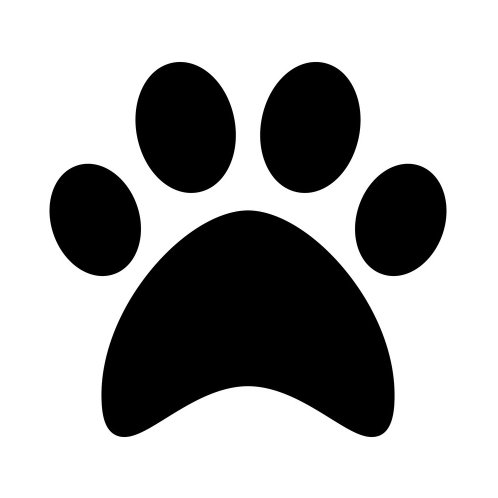
#> input picture atmega/food.jpg, 995 x 995 px (shown at 1/2 size)
$ python generate_snowflake.py
#> lines starting #> are read from the running program, lines starting #| are printed output that depends on the picture; after the words box and inside, x2 and y2 are one past the last pixel; in counts of white or black regions, pixels touching at a corner belong together
from PIL import Image
import numpy as np

def image_to_boolean_array(image_path, output_shape=(128, 64), threshold=128, output_file="output_image.bmp"):
    # Open the image and convert to grayscale
#> called with image_path = 'food.jpg', output_shape = (48, 48), threshold = 200, output_file = 'output_image.bmp'
    image = Image.open(image_path).convert("L")

    # Resize the image to the desired output shape
    image_resized = image.resize(output_shape)
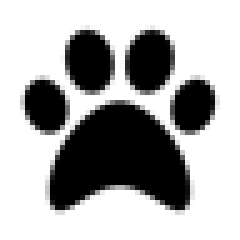
#> image_resized: PIL image 48x48 L (shown 5 times larger); min 0, max 255, mean 171

    # Apply threshold to convert the grayscale image to black and white
    image_bw = image_resized.point(lambda x: 255 if x < threshold else 0, '1')
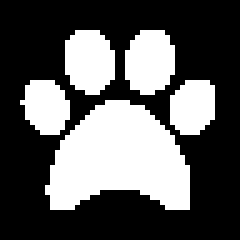
#> image_bw: PIL image 48x48 1 (shown 5 times larger); 35.5% white; 5 white regions, box (x1, y1, x2, y2) and area: (9, 20, 38, 42) 441, (13, 6, 23, 19) 106, (25, 6, 35, 19) 106, (34, 16, 43, 27) 83, (4, 16, 14, 27) 82

    # Convert the image to a NumPy array
    boolean_array = np.array(image_bw)

    # Save the resulting black-and-white image
    image_bw.save(output_file)

    # Generate formatted output for pasting into ATmega328p code
    formatted_array = []
    for row in boolean_array:
        byte = []
        for pixel in row:
            byte.append('1' if pixel else '0')
        formatted_array.append(''.join(byte))
#> this loop made 48 passes
#> after the loop, formatted_array = 48 items

    # Print formatted array for ATmega328p code
    print("const bool image_array[SPLASH_HEIGHT][SPLASH_WIDTH] PROGMEM = {{".format(output_shape[1], output_shape[0]))
    for line in formatted_array:
        print("    {" + ", ".join(line) + "},")
    print("};")

    # [12 lines of commented-out code are left out]

    return boolean_array

if __name__ == "__main__":
    # Example usage:
    image_to_boolean_array("food.jpg", output_shape=(48, 48), threshold=200, output_file="output_image.bmp")

$ run again, with atmega/caution.jpg copied over atmega/food.jpg
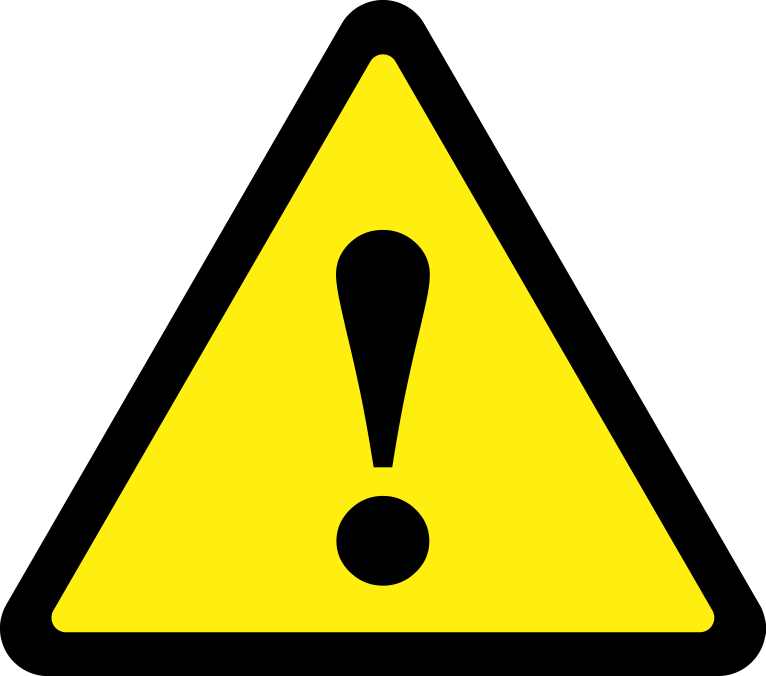
#> input picture atmega/caution.jpg, 2297 x 2028 px (shown at 1/3 size)
#> in image_to_boolean_array, `image = Image.open(image_path).convert("L")`:
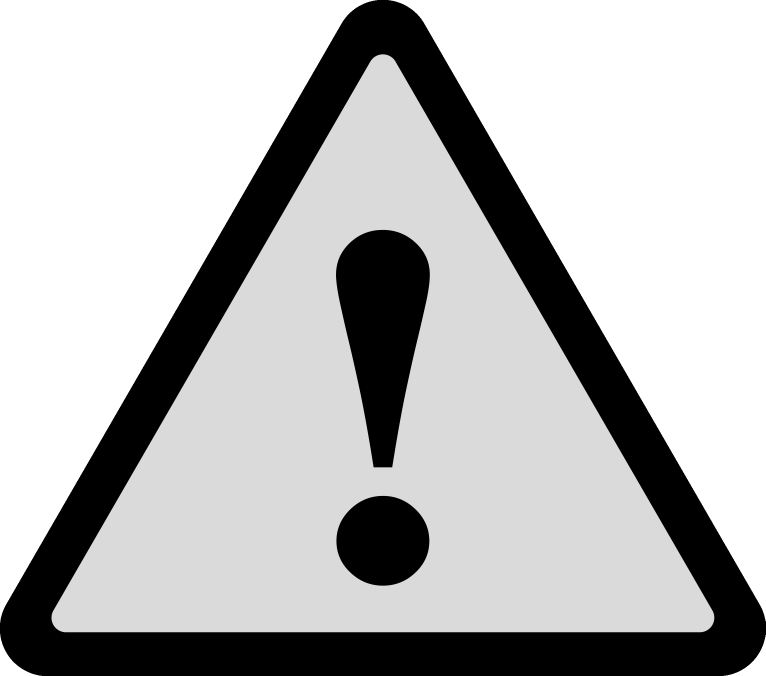
#> image: PIL image 2297x2028 L (shown at 1/3 size); min 0, max 255, mean 184.7
#> in image_to_boolean_array, `image_bw = image_resized.point(lambda x: 255 if x < threshold else 0, ..`:
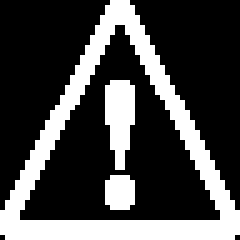
#> image_bw: PIL image 48x48 1 (shown 5 times larger); 28.3% white; 3 white regions, box (x1, y1, x2, y2) and area: (0, 0, 48, 48) 534, (21, 16, 27, 34) 80, (21, 35, 27, 42) 38
#> the loop in image_to_boolean_array, `for row in boolean_array:` made 48 passes
#> after the loop in image_to_boolean_array, `for row in boolean_array:`: formatted_array = 48 items
#> the loop in image_to_boolean_array, `for line in formatted_array:` made 48 passes
#|     {0, 0, 0, 0, 0, 0, 0, 0, 0, 0, 0, 0, 0, 0, 0, 0, 0, 0, 0, 0, 0, 0, 1, 1, 1, 1, 0, 0, 0, 0, 0, 0, 0, 0, 0, 0, 0, 0, 0, 0, 0, 0, 0, 0, 0, 0, 0, 0},
#|     {0, 0, 0, 0, 0, 0, 0, 0, 0, 0, 0, 0, 0, 0, 0, 0, 0, 0, 0, 0, 0, 1, 1, 1, 1, 1, 1, 0, 0, 0, 0, 0, 0, 0, 0, 0, 0, 0, 0, 0, 0, 0, 0, 0, 0, 0, 0, 0},
#|     {0, 0, 0, 0, 0, 0, 0, 0, 0, 0, 0, 0, 0, 0, 0, 0, 0, 0, 0, 0, 0, 1, 1, 1, 1, 1, 1, 0, 0, 0, 0, 0, 0, 0, 0, 0, 0, 0, 0, 0, 0, 0, 0, 0, 0, 0, 0, 0},
#|     {0, 0, 0, 0, 0, 0, 0, 0, 0, 0, 0, 0, 0, 0, 0, 0, 0, 0, 0, 0, 1, 1, 1, 1, 1, 1, 1, 1, 0, 0, 0, 0, 0, 0, 0, 0, 0, 0, 0, 0, 0, 0, 0, 0, 0, 0, 0, 0},
#|     {0, 0, 0, 0, 0, 0, 0, 0, 0, 0, 0, 0, 0, 0, 0, 0, 0, 0, 0, 0, 1, 1, 1, 1, 1, 1, 1, 1, 0, 0, 0, 0, 0, 0, 0, 0, 0, 0, 0, 0, 0, 0, 0, 0, 0, 0, 0, 0},
#> (further printed lines are left out)

$ run again, with atmega/snowflake.jpg copied over atmega/food.jpg
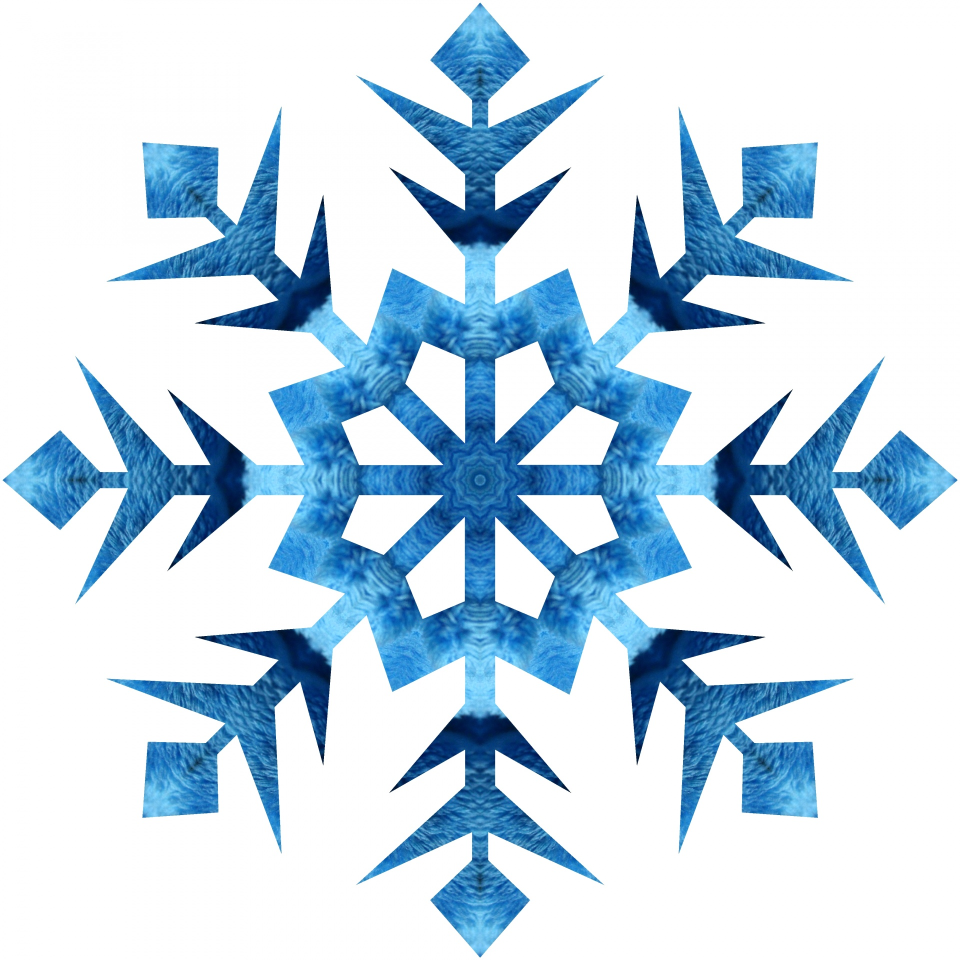
#> input picture atmega/snowflake.jpg, 1920 x 1920 px (shown at 1/2 size)
#> in image_to_boolean_array, `image = Image.open(image_path).convert("L")`:
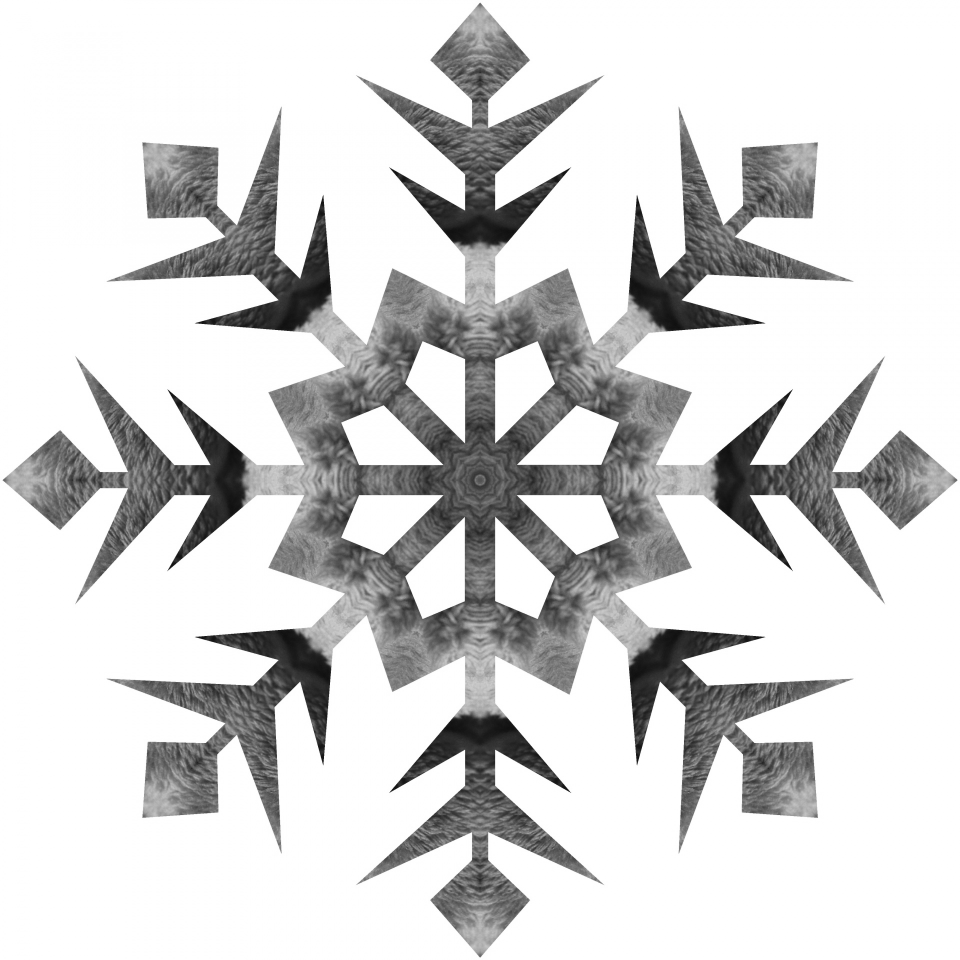
#> image: PIL image 1920x1920 L (shown at 1/2 size); min 14, max 255, mean 214
#> in image_to_boolean_array, `image_bw = image_resized.point(lambda x: 255 if x < threshold else 0, ..`:
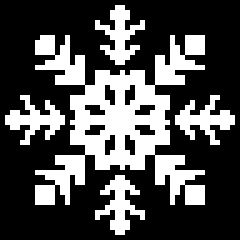
#> image_bw: PIL image 48x48 1 (shown 5 times larger); 30.5% white in thin lines or dots
#> the loop in image_to_boolean_array, `for row in boolean_array:` made 48 passes
#> after the loop in image_to_boolean_array, `for row in boolean_array:`: formatted_array = 48 items
#> the loop in image_to_boolean_array, `for line in formatted_array:` made 48 passes
#|     {0, 0, 0, 0, 0, 0, 0, 0, 0, 0, 0, 0, 0, 0, 0, 0, 0, 0, 0, 0, 0, 0, 0, 0, 0, 0, 0, 0, 0, 0, 0, 0, 0, 0, 0, 0, 0, 0, 0, 0, 0, 0, 0, 0, 0, 0, 0, 0},
#|     {0, 0, 0, 0, 0, 0, 0, 0, 0, 0, 0, 0, 0, 0, 0, 0, 0, 0, 0, 0, 0, 0, 0, 1, 1, 0, 0, 0, 0, 0, 0, 0, 0, 0, 0, 0, 0, 0, 0, 0, 0, 0, 0, 0, 0, 0, 0, 0},
#|     {0, 0, 0, 0, 0, 0, 0, 0, 0, 0, 0, 0, 0, 0, 0, 0, 0, 0, 0, 0, 0, 0, 1, 1, 1, 1, 0, 0, 0, 0, 0, 0, 0, 0, 0, 0, 0, 0, 0, 0, 0, 0, 0, 0, 0, 0, 0, 0},
#|     {0, 0, 0, 0, 0, 0, 0, 0, 0, 0, 0, 0, 0, 0, 0, 0, 0, 0, 0, 0, 0, 0, 1, 1, 1, 1, 0, 0, 0, 0, 0, 0, 0, 0, 0, 0, 0, 0, 0, 0, 0, 0, 0, 0, 0, 0, 0, 0},
#|     {0, 0, 0, 0, 0, 0, 0, 0, 0, 0, 0, 0, 0, 0, 0, 0, 0, 0, 0, 1, 0, 0, 0, 1, 1, 0, 0, 0, 1, 0, 0, 0, 0, 0, 0, 0, 0, 0, 0, 0, 0, 0, 0, 0, 0, 0, 0, 0},
#> (further printed lines are left out)

$ run again, with atmega/ultrasonic.jpg copied over atmega/food.jpg
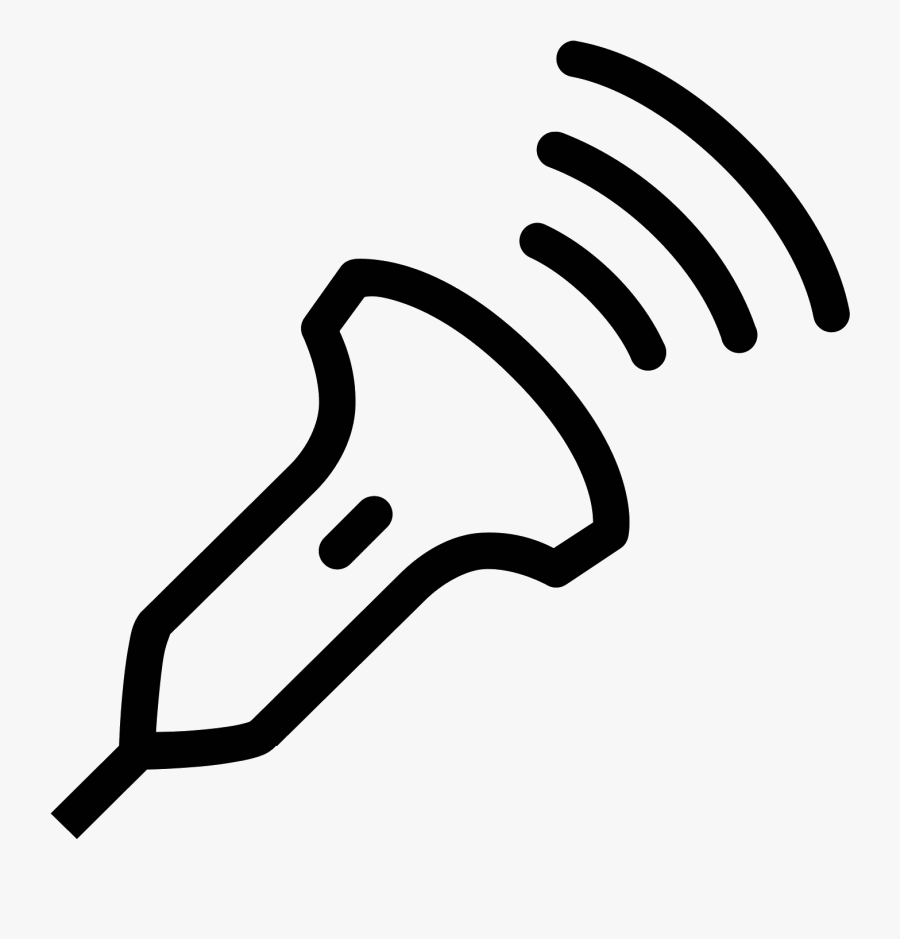
#> input picture atmega/ultrasonic.jpg, 900 x 939 px
#> in image_to_boolean_array, `image_resized = image.resize(output_shape)`:
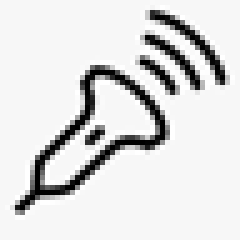
#> image_resized: PIL image 48x48 L (shown 5 times larger); min 0, max 255, mean 220.2
#> in image_to_boolean_array, `image_bw = image_resized.point(lambda x: 255 if x < threshold else 0, ..`:
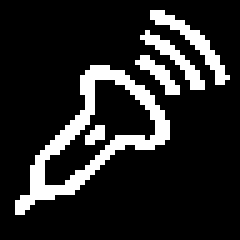
#> image_bw: PIL image 48x48 1 (shown 5 times larger); 14.8% white in thin lines or dots, all inside (x1, y1, x2, y2) = (3, 2, 46, 43)
#> the loop in image_to_boolean_array, `for row in boolean_array:` made 48 passes
#> after the loop in image_to_boolean_array, `for row in boolean_array:`: formatted_array = 48 items
#> the loop in image_to_boolean_array, `for line in formatted_array:` made 48 passes
#|     {0, 0, 0, 0, 0, 0, 0, 0, 0, 0, 0, 0, 0, 0, 0, 0, 0, 0, 0, 0, 0, 0, 0, 0, 0, 0, 0, 0, 0, 0, 0, 0, 0, 0, 0, 0, 0, 0, 0, 0, 0, 0, 0, 0, 0, 0, 0, 0},
#|     {0, 0, 0, 0, 0, 0, 0, 0, 0, 0, 0, 0, 0, 0, 0, 0, 0, 0, 0, 0, 0, 0, 0, 0, 0, 0, 0, 0, 0, 0, 0, 0, 0, 0, 0, 0, 0, 0, 0, 0, 0, 0, 0, 0, 0, 0, 0, 0},
#|     {0, 0, 0, 0, 0, 0, 0, 0, 0, 0, 0, 0, 0, 0, 0, 0, 0, 0, 0, 0, 0, 0, 0, 0, 0, 0, 0, 0, 0, 0, 1, 1, 1, 0, 0, 0, 0, 0, 0, 0, 0, 0, 0, 0, 0, 0, 0, 0},
#|     {0, 0, 0, 0, 0, 0, 0, 0, 0, 0, 0, 0, 0, 0, 0, 0, 0, 0, 0, 0, 0, 0, 0, 0, 0, 0, 0, 0, 0, 0, 1, 1, 1, 1, 1, 0, 0, 0, 0, 0, 0, 0, 0, 0, 0, 0, 0, 0},
#|     {0, 0, 0, 0, 0, 0, 0, 0, 0, 0, 0, 0, 0, 0, 0, 0, 0, 0, 0, 0, 0, 0, 0, 0, 0, 0, 0, 0, 0, 0, 0, 1, 1, 1, 1, 1, 1, 0, 0, 0, 0, 0, 0, 0, 0, 0, 0, 0},
#> (further printed lines are left out)
